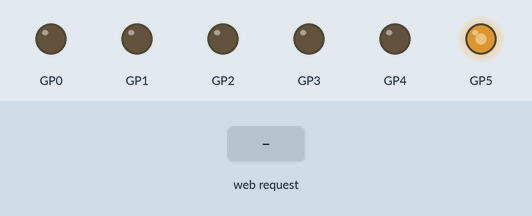
This program was run on a simulated Raspberry Pi Pico running MicroPython. On the bench: output pins drawn as LEDs (lit = HIGH). The test bench sets the inputs (shaded band). WiFi joins after 1.5 s; what the program prints to the serial console is not drawn.

Above: at 2.7 s.
2.8 s: HTTP request GET /speed?value=90 received
At 4.2 s:
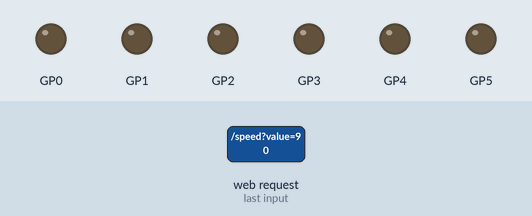
Timing chart, 0 to 5.8 s (numbered marks = the images above; inputs shaded):
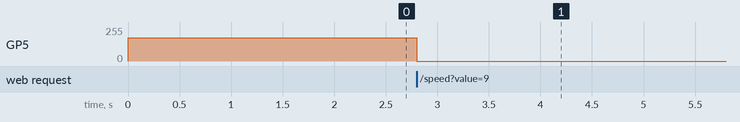

Measured:
- after the input at 2.8 s, GP5: 175/255 → 0/255 at once

The program:

main.py
```python
from steering import steeringWheel
from trajectory import Trajectory
from webserver import WebServer

steering = steeringWheel()
trajectory = Trajectory()

server = WebServer(
    ssid = "",
    password = "",
    steering = steering,
    trajectory = trajectory
    )

server.start()
```

steering.py
```python
from machine import Pin, PWM
import time

class steeringWheel:
    def __init__(self, IN1=0, IN2=1, ENA=2, PWM_freq=1000, PWM_value=50000):
        self.IN1 = Pin(IN1, Pin.OUT)
        self.IN2 = Pin(IN2, Pin.OUT)
        self.ENA = PWM(Pin(ENA))
        self.ENA.freq(PWM_freq)
        self.PWM_value = PWM_value
        self.direction = "Middle"

    def steerLeft(self):
        self.IN1.value(0)
        self.IN2.value(1)
        self.ENA.duty_u16(self.PWM_value)
        self.direction = "Left"

    def steerRight(self):
        self.IN1.value(1)
        self.IN2.value(0)
        self.ENA.duty_u16(self.PWM_value)
        self.direction = "Right"

    def steerMiddle(self):
        if self.direction == "Right":
            self.IN1.value(0)
            self.IN2.value(1)
            self.ENA.duty_u16(40000)
            time.sleep(0.25)

        elif self.direction == "Left":
            self.IN1.value(1)
            self.IN2.value(0)
            self.ENA.duty_u16(40000)
            time.sleep(0.25)

        self.IN1.value(0)
        self.IN2.value(0)
        self.ENA.duty_u16(0)
        self.direction = "Middle"
```

trajectory.py
```python
from machine import Pin, PWM

class Trajectory:
    def __init__(self, IN3=3, IN4=4, ENB=5, PWM_freq=1000):
        self.IN3 = Pin(IN3, Pin.OUT)
        self.IN4 = Pin(IN4, Pin.OUT)
        self.ENB = PWM(Pin(ENB))
        self.ENB.freq(PWM_freq)

        self.min_pwm = 35000
        self.max_pwm = 65535
        self.default_pwm = 45000

        self.speed_percent = int(
            (self.default_pwm - self.min_pwm) * 100 /
            (self.max_pwm - self.min_pwm)
        )

        self.current_pwm = self.default_pwm
        self.direction = "stop"

        self.ENB.duty_u16(self.current_pwm)

    def _apply_pwm(self):
        if self.direction == "stop":
            self.ENB.duty_u16(0)
        else:
            self.ENB.duty_u16(self.current_pwm)

    def set_speed(self, percent):
        percent = max(0, min(100, percent))
        self.speed_percent = percent

        if percent == 0:
            self.current_pwm = 0
        else:
            self.current_pwm = int(
                self.min_pwm +
                (percent / 100) * (self.max_pwm - self.min_pwm)
            )

        self._apply_pwm()

    def forward(self):
        self.direction = "forward"
        self.IN3.value(1)
        self.IN4.value(0)
        self._apply_pwm()

    def backward(self):
        self.direction = "backward"
        self.IN3.value(0)
        self.IN4.value(1)
        self._apply_pwm()

    def stop(self):
        self.direction = "stop"
        self.IN3.value(0)
        self.IN4.value(0)
        self.ENB.duty_u16(0)
```

webserver.py
```python
import network
import socket
import time
from HTMLpage import HTML_PAGE

class WebServer:
    def __init__(self, ssid, password, steering, trajectory):
        self.ssid = ssid
        self.password = password
        self.steering = steering
        self.trajectory = trajectory

    def connectWifi(self):
        wlan = network.WLAN(network.STA_IF)
        wlan.active(True)
        wlan.connect(self.ssid, self.password)

        while not wlan.isconnected():
            time.sleep(0.3)

        print("Connected at http://", wlan.ifconfig()[0])

    def start(self):
        self.connectWifi()

        s = socket.socket()
        s.setsockopt(socket.SOL_SOCKET, socket.SO_REUSEADDR, 1)
        s.bind(("0.0.0.0", 80))
        s.listen(1)

        while True:
            client, _ = s.accept()
            request = client.recv(1024).decode()

            # --- STEERING ---
            if "/steer?dir=" in request:
                direction = request.split("dir=")[1].split(" ")[0]

                if direction == "left":
                    self.steering.steerLeft()
                elif direction == "right":
                    self.steering.steerRight()
                elif direction == "middle":
                    self.steering.steerMiddle()

            # --- TRAJECTORY ---
            elif "/trajectory?dir=" in request:
                traj_dir = request.split("dir=")[1].split(" ")[0]

                if traj_dir == "forward":
                    self.trajectory.forward()
                elif traj_dir == "backward":
                    self.trajectory.backward()
                elif traj_dir == "stop":
                    self.trajectory.stop()

            elif "/speed?value=" in request:
                value = request.split("value=")[1].split(" ")[0]
                try:
                    speed = int(value)
                    self.trajectory.set_speed(speed)
                except:
                    pass

            # --- RESPONSE ---
            client.send("HTTP/1.1 200 OK\r\nContent-Type: text/html\r\n\r\n")
            client.send(HTML_PAGE)
            client.close()
```

HTMLpage.py
```python
HTML_PAGE = """

<!DOCTYPE html>
<html>
<head>
<title>Pico W Robot Car</title>

<meta name="viewport" content="width=device-width, initial-scale=1.0">

<style>
/* =================== BASE =================== */
body {
    margin: 0;
    height: 100vh;
    font-family: Arial;
}

/* Lock portrait */
@media (orientation: portrait) {
    body::before {
        content: "Rotate phone to landscape";
        position: fixed;
        inset: 0;
        background: black;
        color: white;
        font-size: 28px;
        display: flex;
        align-items: center;
        justify-content: center;
        z-index: 999;
    }
}

/* =================== CONTAINERS =================== */
.left-container {
    position: fixed;
    left: 20px;
    top: 50%;
    transform: translateY(-50%);
    display: flex;
    flex-direction: column;
    gap: 20px;
}

.right-container {
    position: fixed;
    right: 20px;
    top: 50%;
    transform: translateY(-50%);
}

.speed-container {
    position: fixed;
    right: 280px;
    top: 50%;
    transform: translateY(-50%);
    display: flex;
    flex-direction: column;
    align-items: center;
}

/* =================== SPEED SLIDER =================== */
.speed-slider {
    writing-mode: bt-lr;
    -webkit-appearance: slider-vertical;
    width: 40px;
    height: 250px;
}

.speed-label {
    margin-top: 10px;
    font-size: 16px;
}

/* =================== STEERING =================== */
.steer-grid {
    display: grid;
    grid-template-columns: 110px 110px;
    grid-template-rows: 70px 70px;
    gap: 15px;
    justify-items: center;
    align-items: center;
}

.btn-middle {
    grid-column: 1 / 3;
    justify-self: center;
}

/* =================== BUTTONS =================== */
button {
    width: 110px;
    height: 70px;
    font-size: 18px;
    border: none;
    border-radius: 12px;
    background: #2563eb;
    color: white;
}

button:active {
    background: #1e40af;
}
</style>
</head>

<body>

<!-- =================== STEERING =================== -->
<div class="right-container">
    <div class="steer-grid">
        <button class="btn-middle" onclick="steer('middle')">MIDDLE</button>
        <button onclick="steer('left')">LEFT</button>
        <button onclick="steer('right')">RIGHT</button>
    </div>
</div>

<!-- =================== SPEED =================== -->
<div class="speed-container">
    <input
        type="range"
        min="0"
        max="100"
        value="33"
        class="speed-slider"
        oninput="setSpeed(this.value)">
    <div class="speed-label">Speed</div>
</div>

<!-- =================== DRIVE =================== -->
<div class="left-container">
    <button
        onmousedown="drive('forward')"
        onmouseup="drive('stop')"
        ontouchstart="drive('forward')"
        ontouchend="drive('stop')"
        ontouchcancel="drive('stop')">
        Forward
    </button>

    <button
        onmousedown="drive('backward')"
        onmouseup="drive('stop')"
        ontouchstart="drive('backward')"
        ontouchend="drive('stop')"
        ontouchcancel="drive('stop')">
        Backward
    </button>
</div>

<script>
function steer(dir) {
    fetch("/steer?dir=" + dir);
}

function drive(dir) {
    fetch("/trajectory?dir=" + dir);
}

function setSpeed(value) {
    fetch("/speed?value=" + value);
}
</script>

</body>
</html>


"""
```
